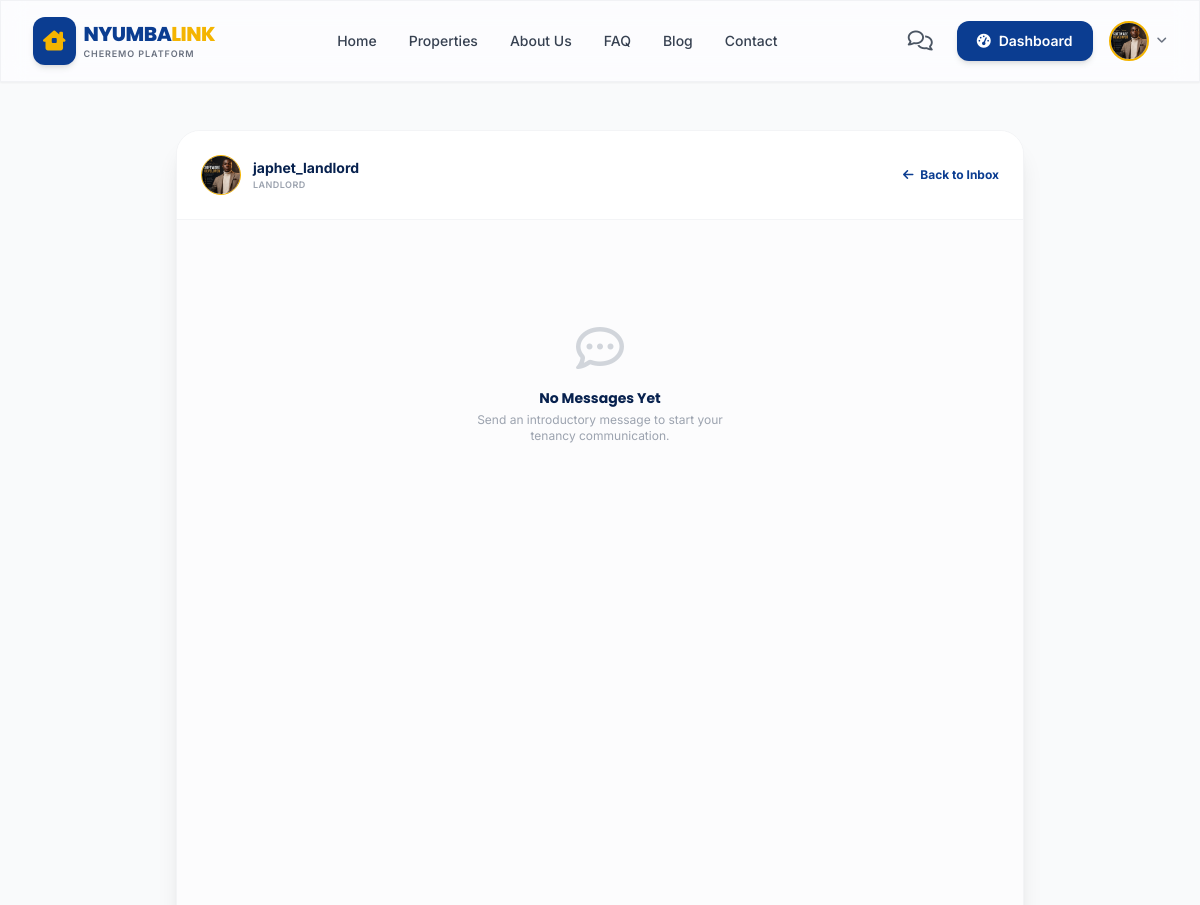
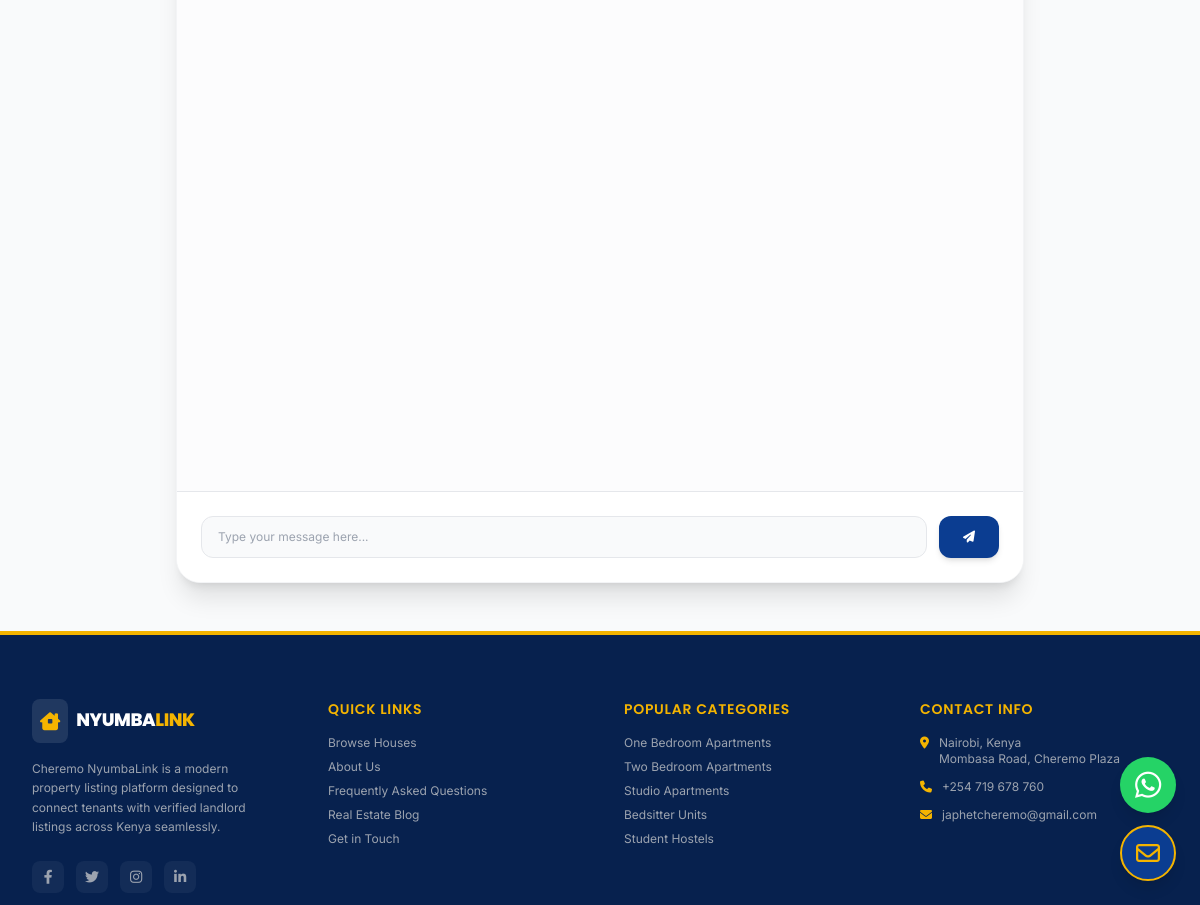
/chat/thread/2/ (signed in), run on the app's committed database (2 pictures, top to bottom).
### users/models.py (models this page shows, shortened)
class CustomUser(AbstractUser):
    ROLE_TENANT = 'tenant'
    ROLE_LANDLORD = 'landlord'
    ROLE_AGENT = 'agent'
    ROLE_ADMIN = 'admin'
    ROLE_CHOICES = [
        (ROLE_TENANT, 'Tenant'),
        (ROLE_LANDLORD, 'Landlord'),
        (ROLE_AGENT, 'Property Agent'),
        (ROLE_ADMIN, 'Administrator'),
    ]
    role = models.CharField(max_length=20, choices=ROLE_CHOICES, default=ROLE_TENANT)
    phone = models.CharField(max_length=20, blank=True, null=True)
    profile_picture = models.ImageField(upload_to='profile_pics/', blank=True, null=True)
    bio = models.TextField(blank=True, null=True)
    is_verified = models.BooleanField(default=False)
    verification_document = models.FileField(upload_to='verification_docs/', blank=True, null=True)

### chat/views.py (the view)
# urls.py: path('thread/<int:user_id>/', views.chat_thread, name='chat_thread'),
@login_required
def chat_thread(request, user_id):
    partner = get_object_or_404(CustomUser, pk=user_id)
    Message.objects.filter(
        sender=partner,
        recipient=request.user,
        is_read=False
    ).update(is_read=True)
    messages = Message.objects.filter(
        (Q(sender=request.user) & Q(recipient=partner)) |
        (Q(sender=partner) & Q(recipient=request.user))
    ).order_by('timestamp')
    context = {
        'partner': partner,
        'chat_messages': messages
    }
    return render(request, 'chat/chat_thread.html', context)

### templates/chat/chat_thread.html (shortened to what this page needs)
{% extends 'base.html' %}
{% block content %}
<section class="py-12 bg-gray-50 flex-grow">
    <div class="max-w-4xl mx-auto px-4 sm:px-6">
        <div class="bg-white rounded-3xl shadow-xl border border-gray-100 overflow-hidden flex flex-col h-[75vh]">
            <div class="border-b border-gray-100 p-4 md:p-6 bg-white flex items-center justify-between flex-shrink-0">
                <div class="flex items-center gap-3">
                    {% if partner.profile_picture %}
                    <img class="h-10 w-10 rounded-full object-cover border border-brandGold" src="{{ partner.profile_picture.url }}" alt="">
                    {% else %}
                    <div class="h-10 w-10 rounded-full bg-brandBlue text-white flex items-center justify-center font-bold border border-brandGold uppercase text-xs">
                        {{ partner.username|slice:":2" }}
                    </div>
                    {% endif %}
                    <div class="flex flex-col">
                        <span class="font-bold text-sm text-brandDark">{{ partner.username }}</span>
                        <span class="text-[9px] uppercase tracking-wider text-gray-400 font-semibold">{{ partner.get_role_display }}</span>
                    </div>
                </div>
                <a href="{% url 'inbox' %}" class="text-xs text-brandBlue font-bold hover:underline hidden md:block"><i class="fa-solid fa-arrow-left mr-1"></i> Back to Inbox</a>
            </div>
            <div id="chat-messages-container" class="flex-grow p-6 overflow-y-auto space-y-4 bg-gray-50/50">
                {% if chat_messages %}
                    {% for msg in chat_messages %}
                    <div class="flex {% if msg.sender == user %}justify-end{% else %}justify-start{% endif %}">
                        <div class="flex flex-col max-w-[70%] gap-1">
                            <div class="p-3.5 rounded-2xl text-xs leading-relaxed shadow-sm
                                        {% if msg.sender == user %}
                                        bg-brandBlue text-white rounded-tr-none
                                        {% else %}
                                        bg-white text-gray-800 border border-gray-100 rounded-tl-none
                                        {% endif %}">
                                {{ msg.content }}
                            </div>
                            <span class="text-[9px] text-gray-400 {% if msg.sender == user %}text-right{% endif %}">
                                {{ msg.timestamp|date:"I:M A" }}
                            </span>
                        </div>
                    </div>
                    {% endfor %}
                {% else %}
                <div id="no-messages-prompt" class="text-center py-20 flex flex-col items-center justify-center">
                    <i class="fa-regular fa-comment-dots text-5xl text-gray-300 mb-4 animate-pulse"></i>
                    <h3 class="font-bold text-brandDark text-sm">No Messages Yet</h3>
                    <p class="text-xs text-gray-400 mt-1 max-w-[250px] mx-auto">Send an introductory message to start your tenancy communication.</p>
                </div>
                {% endif %}
            </div>
            <div class="border-t border-gray-150 p-4 md:p-6 bg-white flex-shrink-0">
                <form id="chat-send-form" class="flex gap-3">
                    <input type="text" name="content" id="chat-message-input" required placeholder="Type your message here..." autocomplete="off"
                           class="w-full bg-gray-50 border border-gray-200 rounded-xl px-4 py-3 text-xs focus:outline-none focus:ring-2 focus:ring-brandBlue text-gray-800">
                    <button type="submit" class="bg-brandBlue hover:bg-brandDark text-white font-bold px-6 py-3 rounded-xl transition text-xs shadow-md flex items-center justify-center">
                        <i class="fa-solid fa-paper-plane"></i>
                    </button>
                </form>
            </div>
        </div>
    </div>
</section>
{% endblock %}

### templates/base.html (shortened to what this page needs)
<!DOCTYPE html>
<html lang="en">
<head>
    <link rel="stylesheet" href="https://cdnjs.cloudflare.com/ajax/libs/font-awesome/6.4.0/css/all.min.css">
    <script src="https://cdn.tailwindcss.com"></script>
    {% load static %}
    <link rel="stylesheet" href="{% static 'css/style.css' %}">
</head>
<body class="flex flex-col min-h-screen">
    <header class="sticky top-0 z-40 w-full transition-all duration-300 {% block nav_class %}glassmorphism border-b border-gray-200/50 shadow-sm{% endblock %}">
        <div class="max-w-7xl mx-auto px-4 sm:px-6 lg:px-8">
            <div class="flex items-center justify-between h-20">
                <div class="flex-shrink-0 flex items-center">
                    <a href="{% url 'home' %}" class="flex items-center gap-2">
                        <span class="p-2.5 rounded-xl bg-brandBlue text-white shadow-md flex items-center justify-center">
                            <i class="fa-solid fa-house-chimney-window text-xl text-brandGold"></i>
                        </span>
                        <div class="flex flex-col">
                            <span class="font-extrabold text-xl font-poppins tracking-tight text-brandBlue leading-tight">NYUMBA<span class="text-brandGold">LINK</span></span>
                            <span class="text-[9px] uppercase tracking-widest font-semibold text-gray-500">Cheremo Platform</span>
                        </div>
                    </a>
                </div>
                <nav class="hidden md:flex items-center space-x-8 font-medium text-sm text-gray-700">
                    <a href="{% url 'home' %}" class="hover:text-brandBlue transition">Home</a>
                    <a href="{% url 'property_list' %}" class="hover:text-brandBlue transition">Properties</a>
                    <a href="{% url 'about' %}" class="hover:text-brandBlue transition">About Us</a>
                    <a href="{% url 'faq' %}" class="hover:text-brandBlue transition">FAQ</a>
                    <a href="{% url 'blog_list' %}" class="hover:text-brandBlue transition">Blog</a>
                    <a href="{% url 'contact' %}" class="hover:text-brandBlue transition">Contact</a>
                </nav>
                <div class="hidden md:flex items-center space-x-4">
                    {% if user.is_authenticated %}
                        <a href="{% url 'inbox' %}" class="relative p-2 text-gray-600 hover:text-brandBlue transition rounded-full hover:bg-gray-100 flex items-center justify-center">
                            <i class="fa-regular fa-comments text-xl"></i>
                        </a>
                        <a href="{% url 'dashboard_redirect' %}" class="px-5 py-2.5 rounded-xl bg-brandBlue text-white font-semibold text-sm hover:bg-brandDark transition shadow-md flex items-center gap-2">
                            <i class="fa-solid fa-gauge-high"></i> Dashboard
                        </a>
                        <div class="relative group">
                            <button class="flex items-center gap-2 focus:outline-none">
                                {% if user.profile_picture %}
                                <img class="h-10 w-10 rounded-full object-cover border-2 border-brandGold" src="{{ user.profile_picture.url }}" alt="{{ user.username }}">
                                {% else %}
                                <div class="h-10 w-10 rounded-full bg-brandBlue text-white flex items-center justify-center font-bold border-2 border-brandGold uppercase">
                                    {{ user.username|slice:":2" }}
                                </div>
                                {% endif %}
                                <i class="fa-solid fa-angle-down text-xs text-gray-500"></i>
                            </button>
                        </div>
                    {% endif %}
                </div>
            </div>
        </div>
    </header>
    <main class="flex-grow">
        {% block content %}{% endblock %}
    </main>
    <footer class="bg-brandDark text-white pt-16 pb-8 border-t-4 border-brandGold">
        <div class="max-w-7xl mx-auto px-4 sm:px-6 lg:px-8">
            <div class="grid grid-cols-1 md:grid-cols-4 gap-12 mb-12">
                <div class="flex flex-col gap-4">
                    <div class="flex items-center gap-2">
                        <span class="p-2 rounded-lg bg-white/10 text-brandGold flex items-center justify-center">
                            <i class="fa-solid fa-house-chimney-window text-lg"></i>
                        </span>
                        <span class="font-extrabold text-lg font-poppins tracking-tight text-white leading-tight">NYUMBA<span class="text-brandGold">LINK</span></span>
                    </div>
                    <p class="text-xs text-gray-400 leading-relaxed">
                        Cheremo NyumbaLink is a modern property listing platform designed to connect tenants with verified landlord listings across Kenya seamlessly.
                    </p>
                    <div class="flex items-center gap-3 mt-2">
                        <a href="#" class="h-8 w-8 rounded-lg bg-white/5 hover:bg-brandGold hover:text-brandDark transition flex items-center justify-center text-sm text-gray-400"><i class="fa-brands fa-facebook-f"></i></a>
                        <a href="#" class="h-8 w-8 rounded-lg bg-white/5 hover:bg-brandGold hover:text-brandDark transition flex items-center justify-center text-sm text-gray-400"><i class="fa-brands fa-twitter"></i></a>
                        <a href="#" class="h-8 w-8 rounded-lg bg-white/5 hover:bg-brandGold hover:text-brandDark transition flex items-center justify-center text-sm text-gray-400"><i class="fa-brands fa-instagram"></i></a>
                        <a href="#" class="h-8 w-8 rounded-lg bg-white/5 hover:bg-brandGold hover:text-brandDark transition flex items-center justify-center text-sm text-gray-400"><i class="fa-brands fa-linkedin-in"></i></a>
                    </div>
                </div>
                <div>
                    <h3 class="text-sm font-semibold uppercase tracking-wider text-brandGold mb-4 font-poppins">Quick Links</h3>
                    <ul class="space-y-2 text-xs text-gray-400">
                        <li><a href="{% url 'property_list' %}" class="hover:text-white transition">Browse Houses</a></li>
                        <li><a href="{% url 'about' %}" class="hover:text-white transition">About Us</a></li>
                        <li><a href="{% url 'faq' %}" class="hover:text-white transition">Frequently Asked Questions</a></li>
                        <li><a href="{% url 'blog_list' %}" class="hover:text-white transition">Real Estate Blog</a></li>
                        <li><a href="{% url 'contact' %}" class="hover:text-white transition">Get in Touch</a></li>
                    </ul>
                </div>
                <div>
                    <h3 class="text-sm font-semibold uppercase tracking-wider text-brandGold mb-4 font-poppins">Popular Categories</h3>
                    <ul class="space-y-2 text-xs text-gray-400">
                        <li><a href="{% url 'property_list' %}?category=one_bedroom" class="hover:text-white transition">One Bedroom Apartments</a></li>
                        <li><a href="{% url 'property_list' %}?category=two_bedroom" class="hover:text-white transition">Two Bedroom Apartments</a></li>
                        <li><a href="{% url 'property_list' %}?category=studio" class="hover:text-white transition">Studio Apartments</a></li>
                        <li><a href="{% url 'property_list' %}?category=bedsitter" class="hover:text-white transition">Bedsitter Units</a></li>
                        <li><a href="{% url 'property_list' %}?category=hostel" class="hover:text-white transition">Student Hostels</a></li>
                    </ul>
                </div>
                <div>
                    <h3 class="text-sm font-semibold uppercase tracking-wider text-brandGold mb-4 font-poppins">Contact Info</h3>
                    <ul class="space-y-3 text-xs text-gray-400">
                        <li class="flex items-start gap-2.5">
                            <i class="fa-solid fa-location-dot mt-0.5 text-brandGold"></i>
                            <span>Nairobi, Kenya<br>Mombasa Road, Cheremo Plaza</span>
                        </li>
                        <li class="flex items-center gap-2.5">
                            <i class="fa-solid fa-phone text-brandGold"></i>
                            <a href="tel:+254719678760" class="hover:text-white transition">+254 719 678 760</a>
                        </li>
                        <li class="flex items-center gap-2.5">
                            <i class="fa-solid fa-envelope text-brandGold"></i>
                            <a href="mailto:japhetcheremo@gmail.com" class="hover:text-white transition">japhetcheremo@gmail.com</a>
                        </li>
                    </ul>
                </div>
            </div>
        </div>
    </footer>
    <div class="fixed bottom-6 right-6 z-50 flex flex-col gap-3">
        <a href="https://wa.me/254719678760" target="_blank" rel="noopener noreferrer"
           class="h-14 w-14 rounded-full bg-[#25D366] text-white flex items-center justify-center shadow-lg transition-transform hover:scale-110 floating-btn-shadow gold-glow focus:outline-none"
           title="Chat on WhatsApp">
            <i class="fa-brands fa-whatsapp text-3xl"></i>
        </a>
        <a href="mailto:japhetcheremo@gmail.com"
           class="h-14 w-14 rounded-full bg-brandBlue text-white flex items-center justify-center shadow-lg transition-transform hover:scale-110 floating-btn-shadow gold-glow focus:outline-none border-2 border-brandGold"
           title="Send Email">
            <i class="fa-regular fa-envelope text-2xl text-brandGold"></i>
        </a>
    </div>
</body>
</html>

### static/css/style.css (style rules this page uses)
:root { --brand-blue: #0B3D91; --brand-gold: #F4B400; --brand-dark: #07214e; --brand-light: #f4f6fc; --radius-sm: 0.5rem; --radius-md: 0.75rem; --radius-lg: 1rem; --radius-xl: 1.5rem; --shadow-card: 0 4px 6px -1px rgba(0, 0, 0, 0.06), 0 2px 4px -2px rgba(0, 0, 0, 0.06); --shadow-elevated: 0 20px 25px -5px rgba(0, 0, 0, 0.1), 0 8px 10px -6px rgba(0, 0, 0, 0.1); --transition-fast: 150ms ease; --transition-normal: 300ms ease; --transition-slow: 500ms ease; }
html { scroll-behavior: smooth; }

### templates/base.html (style rules this page uses)
body { font-family: 'Inter', sans-serif; background-color: #f4f6fc; scroll-behavior: smooth; }
h1, h2, h3, h4, h5, h6 { font-family: 'Poppins', sans-serif; }
.glassmorphism { background: rgba(255, 255, 255, 0.7); backdrop-filter: blur(12px); -webkit-backdrop-filter: blur(12px); border: 1px solid rgba(255, 255, 255, 0.25); }
.floating-btn-shadow { box-shadow: 0 10px 25px -5px rgba(11, 61, 145, 0.4); }

### data on the page
CustomUser: profile_picture (picture)
CustomUser: profile_picture (picture), username "japhet_landlord", role "LANDLORD"
